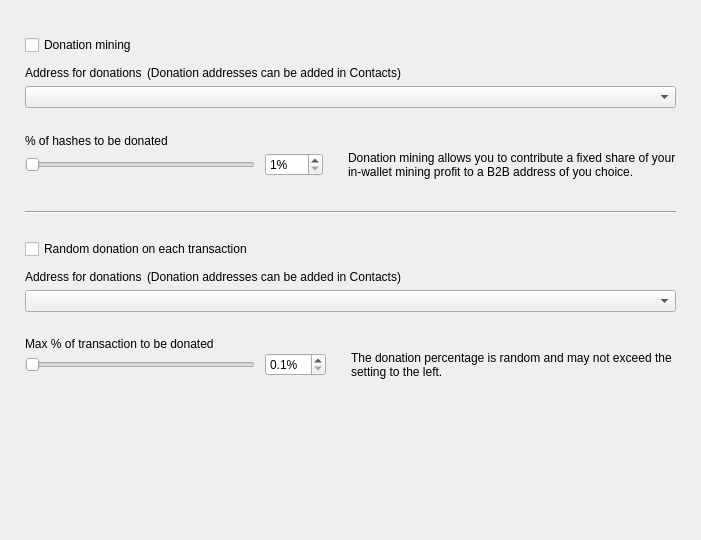
<?xml version="1.0" encoding="UTF-8"?>
<ui version="4.0">
 <class>DonationOptionsFrame</class>
 <widget class="QFrame" name="DonationOptionsFrame">
  <property name="geometry">
   <rect>
    <x>0</x>
    <y>0</y>
    <width>701</width>
    <height>540</height>
   </rect>
  </property>
  <property name="windowTitle">
   <string>Frame</string>
  </property>
  <property name="frameShape">
   <enum>QFrame::NoFrame</enum>
  </property>
  <property name="frameShadow">
   <enum>QFrame::Raised</enum>
  </property>
  <layout class="QVBoxLayout" name="verticalLayout">
   <property name="spacing">
    <number>10</number>
   </property>
   <property name="leftMargin">
    <number>25</number>
   </property>
   <property name="topMargin">
    <number>35</number>
   </property>
   <property name="rightMargin">
    <number>25</number>
   </property>
   <property name="bottomMargin">
    <number>0</number>
   </property>
   <item>
    <widget class="QCheckBox" name="m_enableDonationMiningCheck">
     <property name="text">
      <string>Donation mining</string>
     </property>
    </widget>
   </item>
   <item>
    <widget class="QFrame" name="m_donationMiningFrame">
     <property name="frameShape">
      <enum>QFrame::NoFrame</enum>
     </property>
     <property name="frameShadow">
      <enum>QFrame::Raised</enum>
     </property>
     <layout class="QGridLayout" name="gridLayout" columnstretch="1,0,0,1">
      <property name="leftMargin">
       <number>0</number>
      </property>
      <property name="topMargin">
       <number>0</number>
      </property>
      <property name="rightMargin">
       <number>0</number>
      </property>
      <property name="bottomMargin">
       <number>0</number>
      </property>
      <property name="horizontalSpacing">
       <number>10</number>
      </property>
      <property name="verticalSpacing">
       <number>0</number>
      </property>
      <item row="2" column="0" colspan="4">
       <widget class="QComboBox" name="m_donationMiningAddressCombo"/>
      </item>
      <item row="3" column="0" colspan="4">
       <spacer name="verticalSpacer_2">
        <property name="orientation">
         <enum>Qt::Vertical</enum>
        </property>
        <property name="sizeType">
         <enum>QSizePolicy::Fixed</enum>
        </property>
        <property name="sizeHint" stdset="0">
         <size>
          <width>20</width>
          <height>25</height>
         </size>
        </property>
       </spacer>
      </item>
      <item row="4" column="0" colspan="4">
       <widget class="WalletGui::WalletNormalBlackTextLabel" name="label_2">
        <property name="minimumSize">
         <size>
          <width>0</width>
          <height>16</height>
         </size>
        </property>
        <property name="text">
         <string>% of hashes to be donated</string>
        </property>
        <property name="indent">
         <number>0</number>
        </property>
       </widget>
      </item>
      <item row="5" column="1">
       <widget class="QSpinBox" name="m_donationMiningAmountSpin">
        <property name="suffix">
         <string>%</string>
        </property>
        <property name="minimum">
         <number>1</number>
        </property>
        <property name="maximum">
         <number>100</number>
        </property>
       </widget>
      </item>
      <item row="5" column="0">
       <widget class="QSlider" name="m_donationMiningAmountSlider">
        <property name="maximumSize">
         <size>
          <width>230</width>
          <height>16777215</height>
         </size>
        </property>
        <property name="minimum">
         <number>1</number>
        </property>
        <property name="maximum">
         <number>100</number>
        </property>
        <property name="orientation">
         <enum>Qt::Horizontal</enum>
        </property>
       </widget>
      </item>
      <item row="5" column="2">
       <spacer name="horizontalSpacer">
        <property name="orientation">
         <enum>Qt::Horizontal</enum>
        </property>
        <property name="sizeType">
         <enum>QSizePolicy::Fixed</enum>
        </property>
        <property name="sizeHint" stdset="0">
         <size>
          <width>5</width>
          <height>20</height>
         </size>
        </property>
       </spacer>
      </item>
      <item row="5" column="3" alignment="Qt::AlignVCenter">
       <widget class="WalletGui::WalletSmallGrayTextLabel" name="m_donationMiningCommentLabel">
        <property name="minimumSize">
         <size>
          <width>0</width>
          <height>32</height>
         </size>
        </property>
        <property name="text">
         <string>Donation mining allows you to contribute a fixed share of your in-wallet mining profit to a B2B address of you choice.</string>
        </property>
        <property name="wordWrap">
         <bool>true</bool>
        </property>
        <property name="indent">
         <number>0</number>
        </property>
       </widget>
      </item>
      <item row="1" column="0" colspan="4">
       <spacer name="verticalSpacer_6">
        <property name="orientation">
         <enum>Qt::Vertical</enum>
        </property>
        <property name="sizeType">
         <enum>QSizePolicy::Fixed</enum>
        </property>
        <property name="sizeHint" stdset="0">
         <size>
          <width>20</width>
          <height>5</height>
         </size>
        </property>
       </spacer>
      </item>
      <item row="0" column="0" colspan="4">
       <layout class="QHBoxLayout" name="horizontalLayout" stretch="0,1">
        <property name="spacing">
         <number>5</number>
        </property>
        <property name="leftMargin">
         <number>0</number>
        </property>
        <item>
         <widget class="WalletGui::WalletNormalBlackTextLabel" name="label">
          <property name="minimumSize">
           <size>
            <width>0</width>
            <height>16</height>
           </size>
          </property>
          <property name="text">
           <string>Address for donations</string>
          </property>
          <property name="indent">
           <number>0</number>
          </property>
         </widget>
        </item>
        <item>
         <widget class="WalletGui::WalletSmallGrayTextLabel" name="label_5">
          <property name="text">
           <string>(Donation addresses can be added in Contacts)</string>
          </property>
         </widget>
        </item>
       </layout>
      </item>
     </layout>
    </widget>
   </item>
   <item>
    <spacer name="verticalSpacer_3">
     <property name="orientation">
      <enum>Qt::Vertical</enum>
     </property>
     <property name="sizeType">
      <enum>QSizePolicy::Fixed</enum>
     </property>
     <property name="sizeHint" stdset="0">
      <size>
       <width>20</width>
       <height>20</height>
      </size>
     </property>
    </spacer>
   </item>
   <item>
    <widget class="Line" name="line">
     <property name="frameShadow">
      <enum>QFrame::Sunken</enum>
     </property>
     <property name="orientation">
      <enum>Qt::Horizontal</enum>
     </property>
    </widget>
   </item>
   <item>
    <spacer name="verticalSpacer_4">
     <property name="orientation">
      <enum>Qt::Vertical</enum>
     </property>
     <property name="sizeType">
      <enum>QSizePolicy::Fixed</enum>
     </property>
     <property name="sizeHint" stdset="0">
      <size>
       <width>20</width>
       <height>15</height>
      </size>
     </property>
    </spacer>
   </item>
   <item>
    <widget class="QCheckBox" name="m_enableDonationChangeCheck">
     <property name="text">
      <string>Random donation on each transaction</string>
     </property>
    </widget>
   </item>
   <item>
    <widget class="QFrame" name="m_donationChangeFrame">
     <property name="frameShape">
      <enum>QFrame::NoFrame</enum>
     </property>
     <property name="frameShadow">
      <enum>QFrame::Raised</enum>
     </property>
     <layout class="QGridLayout" name="gridLayout_2" columnstretch="1,0,0,1">
      <property name="leftMargin">
       <number>0</number>
      </property>
      <property name="topMargin">
       <number>0</number>
      </property>
      <property name="rightMargin">
       <number>0</number>
      </property>
      <property name="bottomMargin">
       <number>0</number>
      </property>
      <property name="horizontalSpacing">
       <number>10</number>
      </property>
      <property name="verticalSpacing">
       <number>0</number>
      </property>
      <item row="3" column="0" colspan="4">
       <spacer name="verticalSpacer_5">
        <property name="orientation">
         <enum>Qt::Vertical</enum>
        </property>
        <property name="sizeType">
         <enum>QSizePolicy::Fixed</enum>
        </property>
        <property name="sizeHint" stdset="0">
         <size>
          <width>20</width>
          <height>25</height>
         </size>
        </property>
       </spacer>
      </item>
      <item row="4" column="0" colspan="4">
       <widget class="WalletGui::WalletNormalBlackTextLabel" name="label_3">
        <property name="text">
         <string>Max % of transaction to be donated</string>
        </property>
        <property name="indent">
         <number>0</number>
        </property>
       </widget>
      </item>
      <item row="5" column="0">
       <widget class="QSlider" name="m_donationChangeAmountSlider">
        <property name="maximumSize">
         <size>
          <width>230</width>
          <height>16777215</height>
         </size>
        </property>
        <property name="minimum">
         <number>1</number>
        </property>
        <property name="maximum">
         <number>100</number>
        </property>
        <property name="orientation">
         <enum>Qt::Horizontal</enum>
        </property>
       </widget>
      </item>
      <item row="2" column="0" colspan="4">
       <widget class="QComboBox" name="m_donationChangeAddressCombo"/>
      </item>
      <item row="5" column="3" alignment="Qt::AlignVCenter">
       <widget class="WalletGui::WalletSmallGrayTextLabel" name="m_donationChangeCommentLabel">
        <property name="text">
         <string>The donation percentage is random and may not exceed the setting to the left.</string>
        </property>
        <property name="wordWrap">
         <bool>true</bool>
        </property>
        <property name="indent">
         <number>0</number>
        </property>
       </widget>
      </item>
      <item row="5" column="1">
       <widget class="QDoubleSpinBox" name="m_donationChangeAmountSpin">
        <property name="suffix">
         <string>%</string>
        </property>
        <property name="decimals">
         <number>1</number>
        </property>
        <property name="minimum">
         <double>0.100000000000000</double>
        </property>
        <property name="maximum">
         <double>10.000000000000000</double>
        </property>
        <property name="singleStep">
         <double>0.100000000000000</double>
        </property>
       </widget>
      </item>
      <item row="5" column="2">
       <spacer name="horizontalSpacer_2">
        <property name="orientation">
         <enum>Qt::Horizontal</enum>
        </property>
        <property name="sizeType">
         <enum>QSizePolicy::Fixed</enum>
        </property>
        <property name="sizeHint" stdset="0">
         <size>
          <width>5</width>
          <height>20</height>
         </size>
        </property>
       </spacer>
      </item>
      <item row="1" column="0" colspan="4">
       <spacer name="verticalSpacer_7">
        <property name="orientation">
         <enum>Qt::Vertical</enum>
        </property>
        <property name="sizeType">
         <enum>QSizePolicy::Fixed</enum>
        </property>
        <property name="sizeHint" stdset="0">
         <size>
          <width>20</width>
          <height>5</height>
         </size>
        </property>
       </spacer>
      </item>
      <item row="0" column="0" colspan="4">
       <layout class="QHBoxLayout" name="horizontalLayout_2" stretch="0,1">
        <property name="spacing">
         <number>5</number>
        </property>
        <property name="leftMargin">
         <number>0</number>
        </property>
        <item>
         <widget class="WalletGui::WalletNormalBlackTextLabel" name="label_4">
          <property name="minimumSize">
           <size>
            <width>0</width>
            <height>16</height>
           </size>
          </property>
          <property name="text">
           <string>Address for donations</string>
          </property>
          <property name="indent">
           <number>0</number>
          </property>
         </widget>
        </item>
        <item>
         <widget class="WalletGui::WalletSmallGrayTextLabel" name="label_6">
          <property name="text">
           <string>(Donation addresses can be added in Contacts)</string>
          </property>
         </widget>
        </item>
       </layout>
      </item>
     </layout>
    </widget>
   </item>
   <item>
    <spacer name="verticalSpacer">
     <property name="orientation">
      <enum>Qt::Vertical</enum>
     </property>
     <property name="sizeType">
      <enum>QSizePolicy::Expanding</enum>
     </property>
     <property name="sizeHint" stdset="0">
      <size>
       <width>20</width>
       <height>10</height>
      </size>
     </property>
    </spacer>
   </item>
  </layout>
 </widget>
 <customwidgets>
  <customwidget>
   <class>WalletGui::WalletSmallGrayTextLabel</class>
   <extends>QLabel</extends>
   <header>Gui/Common/WalletTextLabel.h</header>
  </customwidget>
  <customwidget>
   <class>WalletGui::WalletNormalBlackTextLabel</class>
   <extends>QLabel</extends>
   <header>Gui/Common/WalletTextLabel.h</header>
  </customwidget>
 </customwidgets>
 <resources/>
 <connections>
  <connection>
   <sender>m_enableDonationMiningCheck</sender>
   <signal>toggled(bool)</signal>
   <receiver>m_donationMiningFrame</receiver>
   <slot>setEnabled(bool)</slot>
   <hints>
    <hint type="sourcelabel">
     <x>353</x>
     <y>41</y>
    </hint>
    <hint type="destinationlabel">
     <x>350</x>
     <y>115</y>
    </hint>
   </hints>
  </connection>
  <connection>
   <sender>m_donationMiningAmountSlider</sender>
   <signal>valueChanged(int)</signal>
   <receiver>DonationOptionsFrame</receiver>
   <slot>donationMiningAmountChanged(int)</slot>
   <hints>
    <hint type="sourcelabel">
     <x>187</x>
     <y>155</y>
    </hint>
    <hint type="destinationlabel">
     <x>350</x>
     <y>269</y>
    </hint>
   </hints>
  </connection>
  <connection>
   <sender>m_donationMiningAmountSpin</sender>
   <signal>valueChanged(int)</signal>
   <receiver>DonationOptionsFrame</receiver>
   <slot>donationMiningAmountChanged(int)</slot>
   <hints>
    <hint type="sourcelabel">
     <x>391</x>
     <y>155</y>
    </hint>
    <hint type="destinationlabel">
     <x>350</x>
     <y>269</y>
    </hint>
   </hints>
  </connection>
  <connection>
   <sender>m_enableDonationChangeCheck</sender>
   <signal>toggled(bool)</signal>
   <receiver>m_donationChangeFrame</receiver>
   <slot>setEnabled(bool)</slot>
   <hints>
    <hint type="sourcelabel">
     <x>353</x>
     <y>237</y>
    </hint>
    <hint type="destinationlabel">
     <x>350</x>
     <y>328</y>
    </hint>
   </hints>
  </connection>
  <connection>
   <sender>m_donationChangeAmountSlider</sender>
   <signal>valueChanged(int)</signal>
   <receiver>DonationOptionsFrame</receiver>
   <slot>donationChangeAmountChanged(int)</slot>
   <hints>
    <hint type="sourcelabel">
     <x>187</x>
     <y>385</y>
    </hint>
    <hint type="destinationlabel">
     <x>350</x>
     <y>269</y>
    </hint>
   </hints>
  </connection>
  <connection>
   <sender>m_donationChangeAmountSpin</sender>
   <signal>valueChanged(double)</signal>
   <receiver>DonationOptionsFrame</receiver>
   <slot>donationChangeAmountChanged(double)</slot>
   <hints>
    <hint type="sourcelabel">
     <x>433</x>
     <y>353</y>
    </hint>
    <hint type="destinationlabel">
     <x>350</x>
     <y>269</y>
    </hint>
   </hints>
  </connection>
 </connections>
 <slots>
  <slot>donationMiningAmountChanged(int)</slot>
  <slot>donationChangeAmountChanged(int)</slot>
  <slot>donationChangeAmountChanged(double)</slot>
 </slots>
</ui>
